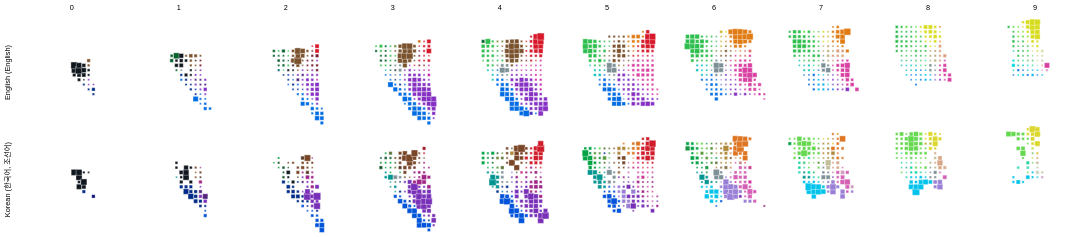

This figure's Vega-Lite source:
### Vega-Lite specification from a JSON file in a GitHub repository (floating-point values rounded to 4 significant figures; data arrays with more than 128 entries replaced by an {"elided": "..."} marker saying what was removed)
{"$schema": "https://vega.github.io/schema/vega-lite/v3.json", "transform": [{"calculate": "datum.binA + -8", "as": "binA2"}, {"calculate": "datum.binB + -12", "as": "binB2"}, {"calculate": "datum.saliency + 4.760647923290102", "as": "sal"}, {"calculate": "datum.lab", "as": "lab2"}], "config": {"view": {"stroke": null}, "background": "#fff"}, "facet": {"row": {"field": "lang", "type": "ordinal", "header": {"title": null}}, "column": {"field": "binL", "type": "ordinal", "header": {"title": null}}}, "spacing": {"row": -20, "column": -20}, "spec": {"layer": [{"height": 144, "width": 144, "mark": {"type": "square", "strokeWidth": "0.5", "stroke": "white"}, "encoding": {"x": {"field": "binA2", "type": "ordinal", "scale": {"domain": [-12, -11, -10, -9, -8, -7, -6, -5, -4, -3, -2, -1, 0, 1, 2, 3, 4, 5, 6, 7, 8, 9]}, "axis": null}, "y": {"field": "binB2", "type": "ordinal", "scale": {"domain": [9, 8, 7, 6, 5, 4, 3, 2, 1, 0, -1, -2, -3, -4, -5, -6, -7, -8, -9, -10, -11, -12]}, "axis": null}, "detail": {"field": "majorTerm", "type": "nominal"}, "size": {"field": "maxpTC", "type": "quantitative", "scale": {"range": [4, 100], "type": "pow", "exponent": 2.5, "zero": false}, "legend": null}, "opacity": {"condition": {"selection": "bins", "value": 1}, "value": 0}, "color": {"field": "majorTerm", "type": "nominal", "scale": {"domain": ["blue", "green", "purple", "pink", "red", "orange", "yellow", "magenta", "lightblue", "limegreen", "brown", "teal", "skyblue", "turquoise", "lightgreen", "hotpink", "darkblue", "gray", "aqua", "cyan", "yellowgreen", "darkgreen", "lime", "maroon", "lavender", "forestgreen", "indigo", "navyblue", "mintgreen", "gold", "darkpurple", "lightpurple", "mint", "tan", "lilac", "darkpink", "babyblue", "navy", "mustard", "black", "beige", "olive", "mauve", "peach", "burntorange", "periwinkle", "salmon", "burgundy", "lightpink", "coral", "darkbrown", "bluegray", "cream", "darkteal", "darkgray", "white", "보라", "파랑", "연두", "하늘", "초록", "자주", "빨강", "분홍", "연보라", "주황", "청록", "갈", "남", "노랑", "녹", "황토", "풀", "진분홍", "에메랄드", "검정", "다홍", "민트", "회", "핑크", "군청", "진보라", "진녹", "연녹", "고동", "카키", "핫핑크", "옥", "살구", "연갈", "겨자", "올리브", "베이지", "연초록", "연분홍", "적갈", "개나리", "바다", "진초록", "귤", "상아", "연노랑", "연하늘", "진노랑", "짙은분홍", "진하늘", "진빨강", "형광", "살", "금", "레몬", "진갈", "국방", "코랄", "탁한분홍", "진남", "짙은회", "잔디", "옅은갈", "미"], "range": ["rgb(0, 108, 227)", "rgb(45, 190, 77)", "rgb(133, 48, 195)", "rgb(216, 65, 161)", "rgb(215, 24, 42)", "rgb(225, 124, 21)", "rgb(216, 220, 32)", "rgb(203, 21, 167)", "rgb(0, 183, 238)", "rgb(91, 229, 48)", "rgb(122, 82, 45)", "rgb(0, 190, 178)", "rgb(0, 177, 239)", "rgb(0, 207, 199)", "rgb(85, 221, 100)", "rgb(221, 20, 149)", "rgb(0, 50, 197)", "rgb(123, 143, 148)", "rgb(0, 214, 209)", "rgb(0, 214, 225)", "rgb(150, 227, 49)", "rgb(6, 96, 44)", "rgb(112, 229, 55)", "rgb(120, 30, 51)", "rgb(152, 122, 210)", "rgb(12, 106, 47)", "rgb(62, 48, 192)", "rgb(0, 47, 138)", "rgb(0, 224, 148)", "rgb(207, 177, 33)", "rgb(79, 31, 122)", "rgb(169, 93, 212)", "rgb(46, 224, 157)", "rgb(180, 159, 103)", "rgb(159, 126, 214)", "rgb(202, 43, 121)", "rgb(36, 191, 237)", "rgb(0, 42, 129)", "rgb(195, 175, 36)", "rgb(16, 24, 30)", "rgb(189, 180, 135)", "rgb(110, 139, 55)", "rgb(151, 92, 145)", "rgb(218, 158, 123)", "rgb(212, 104, 22)", "rgb(112, 135, 217)", "rgb(212, 112, 109)", "rgb(112, 27, 50)", "rgb(215, 146, 202)", "rgb(216, 97, 96)", "rgb(61, 39, 28)", "rgb(82, 138, 160)", "rgb(213, 216, 165)", "rgb(0, 107, 116)", "rgb(53, 76, 86)", "rgb(200, 229, 219)", "rgb(121, 48, 184)", "rgb(0, 83, 218)", "rgb(100, 216, 78)", "rgb(0, 195, 236)", "rgb(0, 163, 68)", "rgb(159, 37, 135)", "rgb(208, 29, 43)", "rgb(212, 97, 179)", "rgb(153, 127, 214)", "rgb(221, 117, 35)", "rgb(0, 149, 145)", "rgb(121, 70, 39)", "rgb(0, 43, 134)", "rgb(219, 215, 45)", "rgb(24, 148, 64)", "rgb(176, 138, 60)", "rgb(91, 154, 62)", "rgb(205, 51, 146)", "rgb(34, 214, 163)", "rgb(16, 23, 31)", "rgb(209, 44, 66)", "rgb(69, 219, 189)", "rgb(126, 145, 152)", "rgb(214, 77, 181)", "rgb(14, 47, 142)", "rgb(82, 37, 121)", "rgb(19, 87, 42)", "rgb(118, 204, 111)", "rgb(89, 58, 39)", "rgb(91, 114, 55)", "rgb(212, 41, 154)", "rgb(11, 204, 171)", "rgb(216, 166, 135)", "rgb(162, 126, 93)", "rgb(187, 180, 47)", "rgb(114, 137, 59)", "rgb(194, 189, 154)", "rgb(72, 203, 120)", "rgb(211, 157, 195)", "rgb(119, 46, 42)", "rgb(223, 193, 46)", "rgb(0, 119, 204)", "rgb(0, 88, 47)", "rgb(222, 155, 45)", "rgb(172, 201, 168)", "rgb(208, 230, 107)", "rgb(103, 217, 234)", "rgb(225, 194, 29)", "rgb(203, 61, 137)", "rgb(0, 152, 235)", "rgb(158, 22, 40)", "rgb(129, 231, 72)", "rgb(215, 173, 149)", "rgb(171, 161, 55)", "rgb(209, 230, 101)", "rgb(76, 36, 31)", "rgb(56, 89, 51)", "rgb(193, 126, 126)", "rgb(180, 130, 159)", "rgb(0, 11, 112)", "rgb(55, 86, 95)", "rgb(101, 178, 64)", "rgb(136, 116, 80)", "rgb(204, 205, 193)"]}, "legend": null}}}, {"height": 144, "width": 144, "selection": {"bins": {"type": "single", "fields": ["majorTerm"], "on": "mouseover"}}, "mark": "square", "encoding": {"x": {"field": "binA2", "type": "ordinal", "scale": {"domain": [-12, -11, -10, -9, -8, -7, -6, -5, -4, -3, -2, -1, 0, 1, 2, 3, 4, 5, 6, 7, 8, 9]}, "axis": null}, "y": {"field": "binB2", "type": "ordinal", "scale": {"domain": [9, 8, 7, 6, 5, 4, 3, 2, 1, 0, -1, -2, -3, -4, -5, -6, -7, -8, -9, -10, -11, -12]}, "axis": null}, "opacity": {"value": 0}, "size": {"value": 81}, "tooltip": [{"field": "majorTerm", "type": "nominal", "title": "Max Prob. Term"}, {"field": "lab", "type": "nominal", "title": "Lab (L,a,b)"}]}}], "resolve": {"scale": {"color": "independent"}}}, "data": {"values": {"elided": "2162 records"}}}
